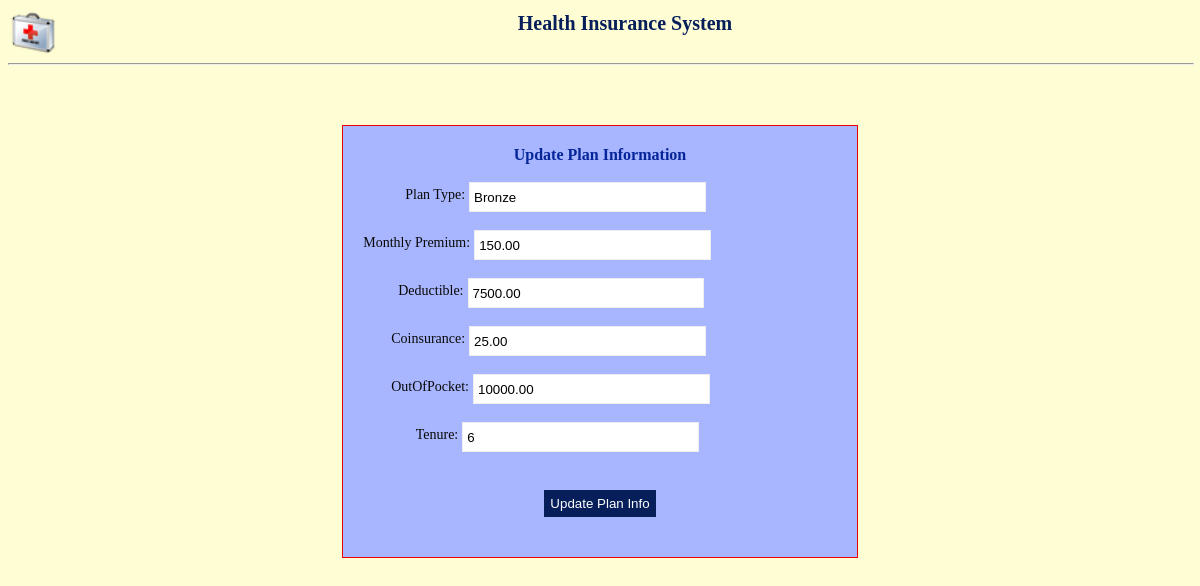
The page /PHP/updateplaninfo.php?plan_id=111 on the database its author committed.
### tables this page shows
CREATE TABLE plan (
  planId integer AUTO_INCREMENT,
  planType varchar(30) not null,
  MonthlyPremium decimal(10,2) not null,
  Deductible decimal(10,2) not null,
  CoInsurance decimal (10,2) not null,
  OutOfPocketLimit decimal (10,2) not null,
  tenure integer,
  constraint pk primary key (planId)
);

### PHP/updateplaninfo.php (the view, shortened to what this page needs)
<?php
  include "header.php";
  include "dbconnect.php";
  if(isset($_GET['plan_id'])){
	  $planid = $_GET['plan_id'];
 $sql = "SELECT planid, plantype, monthlypremium, deductible, coinsurance, outofpocketlimit, tenure from plan where planid =$planid";
$result = mysqli_query($dbConnect, $sql);
 $row = mysqli_fetch_array($result);
}
 ?>
<!DOCTYPE html>
<html>
  <form method="post" >
  		<div class="block">
		<div class="p_title" style="test-align:center;">Update Plan Information<br><br></div>
		<div>
       <label>&nbsp;&nbsp;&nbsp;&nbsp;&nbsp;&nbsp;&nbsp;&nbsp;&nbsp;&nbsp;&nbsp;&nbsp;Plan Type:</label>
		<input type="text" name="plantype" required placeholder ="" value="<?php echo $row ['plantype']; ?>" ><br>
		</div><br>
		<div>
        <label>Monthly Premium:</label>
		<input type="text" name="monthlypremium"required placeholder ="" value="<?php echo $row ['monthlypremium']; ?>"><br>
		</div><br>
		<div>
        <label>&nbsp;&nbsp;&nbsp;&nbsp;&nbsp;&nbsp;&nbsp;&nbsp;&nbsp;&nbsp;Deductible:</label>
		<input type="text" name="deductible" required placeholder ="" value="<?php echo $row ['deductible']; ?>"><br>
		</div><br>
		<div>
        <label>&nbsp;&nbsp;&nbsp;&nbsp;&nbsp;&nbsp;&nbsp;&nbsp;Coinsurance:</label>
		<input type="text" name="coinsurance" required placeholder ="" value="<?php echo $row ['coinsurance']; ?>"><br>
		</div><br>
		<div>
        <label>&nbsp;&nbsp;&nbsp;&nbsp;&nbsp;&nbsp;&nbsp;&nbsp;OutOfPocket:</label>
		<input type="text" name="outofpocket" required placeholder ="" value="<?php echo $row ['outofpocketlimit']; ?>"><br>
		</div>
		<div><br>
        <label>&nbsp;&nbsp;&nbsp;&nbsp;&nbsp;&nbsp;&nbsp;&nbsp;&nbsp;&nbsp;&nbsp;&nbsp;&nbsp;&nbsp;&nbsp;Tenure:</label>
		<input type="text" name="tenure" placeholder ="" value="<?php echo $row ['tenure']; ?>"><br>
		</div>
		<br>
		<button class="newbutton" type="submit" name="updateplan">Update Plan Info</button>
	</div>
  </form>
 </html>

### CSS/style.css (style rules this page uses)
input[type=text],input[type=password] { border:1px solid #eeeeee; width:90%; height:30px; padding-left:4px; }
label { display:block; padding-bottom:5px; font-size:14px; color:#F05519; }
button { background:#061e5a; border:1px solid #061e5a; color:#ffffff; margin:10px 0px; padding:5px; }
.newbutton { background:#061e5a; border:1px solid #061e5a; color:#ffffff; display:block; margin:20px auto; padding:5px; }
.block { display:block; margin:60px auto; padding:20px; background:#a8b6ff; color:#052599; width: 40%; height:auto; border:1px solid #ee0000; }
.block label { float: none; display: inline-block; vertical-align: middle; color: #080808; }
.block input { float: none; display: inline-block; vertical-align: middle; width:50%; }
.block .p_title { text-align:center; font-weight:bold; font-size:16px; }

### rows shown on the page
plan: plantype "Bronze", monthlypremium "150.00", deductible "7500.00", coinsurance "25.00", outofpocket "10000.00", tenure "6"
